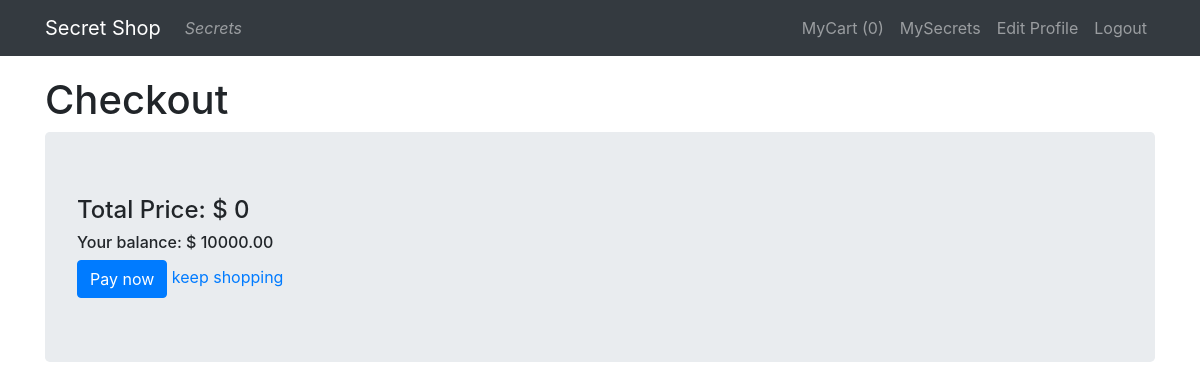
The app's page /checkout/ (signed in), older data.
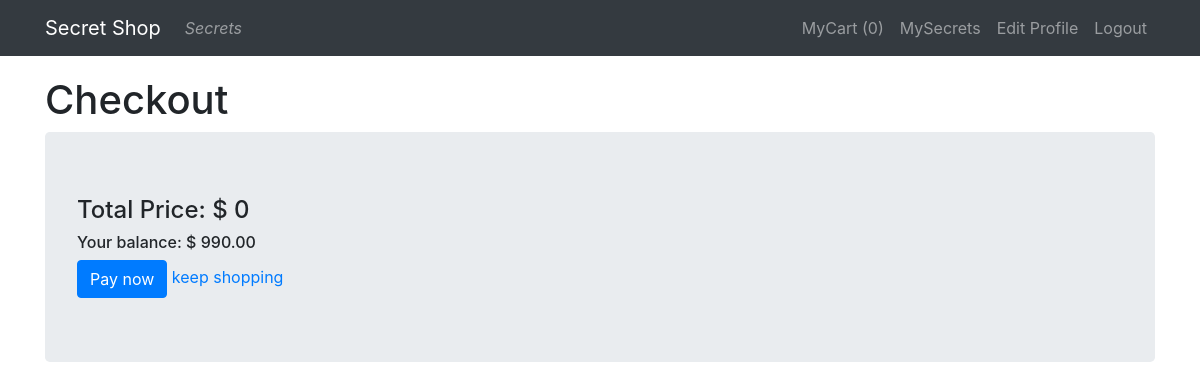
The same page, newer data.
### secretsmodules/models.py (models this page shows)
class UserProfile(models.Model):
    user = models.OneToOneField(User, on_delete=models.CASCADE, related_name = 'profile')
    address = models.CharField(max_length = 264, unique = False, blank = True)
    phone = models.CharField(max_length = 20,  blank = True)
    balance = models.DecimalField(max_digits=20,decimal_places=2,default=Decimal('10000.00'))

### secretsmodules/views.py (the view, shortened to what this page needs)
# urls.py: url(r'^checkout/$', views.CheckoutView.as_view(), name='checkout'),
class CheckoutView(LoginRequiredMixin,TemplateView):
    def get(self, request, **kwargs):
        cart = request.session.get('cart', dict())
        total_order = 0
        profile = UserProfile.objects.get(user=request.user)
        balance = profile.balance
        for key in cart:
            total_order = total_order + (cart[key]['price'])
        return render(request, 'secretsmodules/checkout.html', context={"total_order": total_order, "balance": balance})

### templates/secretsmodules/checkout.html (shortened to what this page needs)
{% extends 'secretsmodules/base.html' %}
{% block content %}
<div>
   <h1>Checkout </h1>
    <div class="jumbotron">
        <h4>Total Price: $ {{ total_order }}</h4>
        <h6> Your balance: $ {{ balance }}  </h6>
        {% if balance > total_order %}
        <form class="" action="" method="post">
            <input type="submit" class='btn btn-primary' value="Pay now">
            <a href="/"> keep shopping </a>
        </form>
        {% elif balance < total_order %}
        <h6> Insufficent balance </h6>
    </div>
{% endif %}
{% endblock %}

Row changes from the older to the newer data that the page shows:
changed UserProfile: balance "10000.00" → "990.00"
